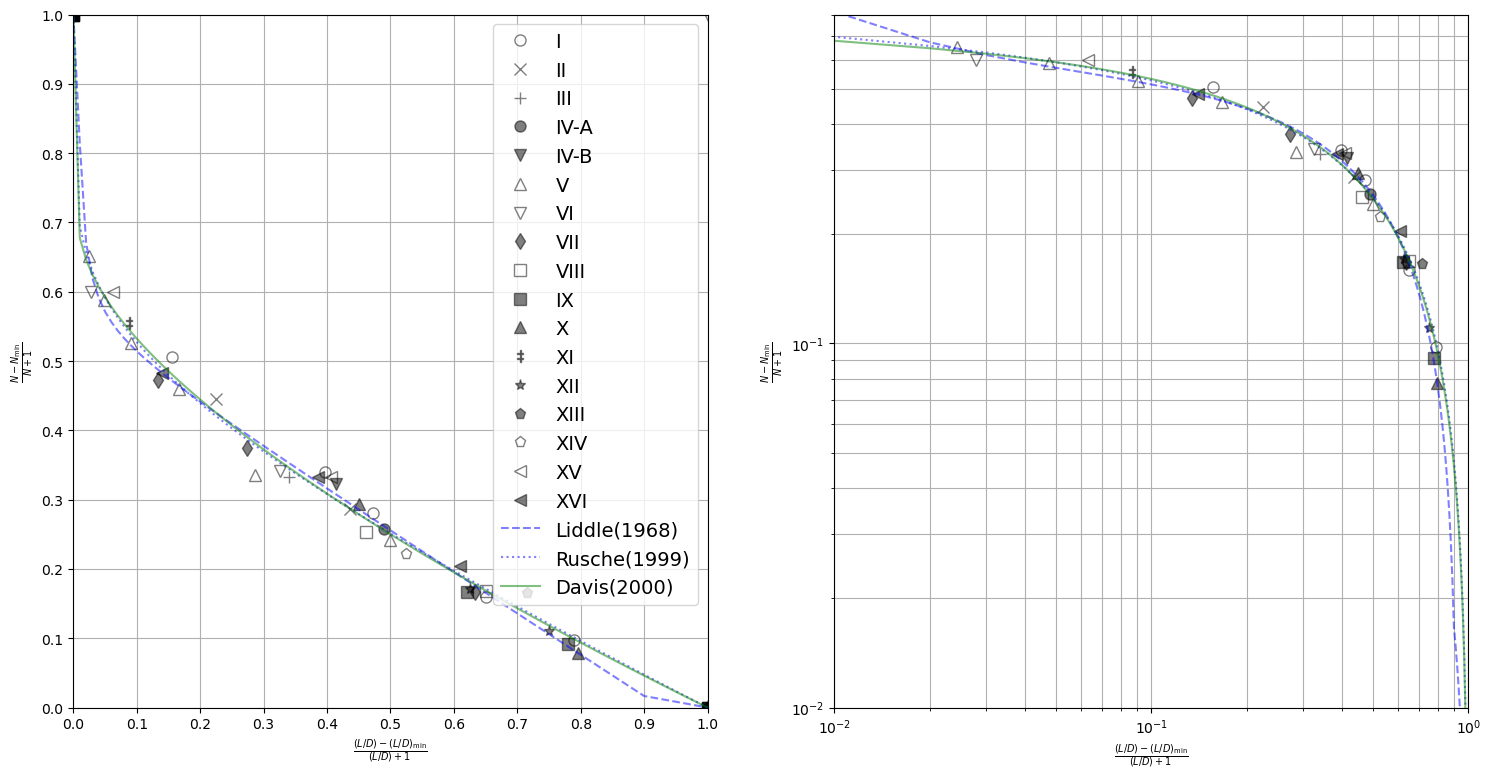

Write the Python code that produced this figure.
import json
import matplotlib.pyplot as plt
import numpy as np

def read_data(jfile):
    with open(jfile,'r') as f:
        return json.load(f)
    
def make_plot(jdict,**kwargs):
    fig,ax=plt.subplots(1,2,figsize=kwargs.get('figsize',(12,6)))
    lin,log=ax
    lin.set_xlim([0,1])
    lin.set_ylim([0,1])
    lin.set_xticks(np.linspace(0,1,11))
    lin.set_yticks(np.linspace(0,1,11))
    lin.set_xlabel(r'$'+jdict["x"]+r'$')
    lin.set_ylabel(r'$'+jdict["y"]+r'$')
    lin.grid()
    log.set_xscale('log')
    log.set_yscale('log')
    log.set_xlim([0.01,1])
    log.set_ylim([0.01,0.8])
    log.set_xlabel(r'$'+jdict["x"]+r'$')
    log.set_ylabel(r'$'+jdict["y"]+r'$')
    log.grid(True,which='both')
    
    for n,ds in jdict["datasets"].items():
        for en,expt in ds["experiments"].items():
            label=f'{n}'
            if len(ds["experiments"])>1:
                label+=f'-{en}'
            marker_style = dict(marker=expt["matplotlib"]["marker"],    
                                linestyle='', markersize=8,
                                # color='darkgrey',
                                markerfacecolor='black',
                                markerfacecoloralt='black',
                                markeredgecolor='black',
                                alpha=0.5,
                                fillstyle=expt["matplotlib"].get("fillstyle",'full'))
            lin.plot(expt["data"]["x"],expt["data"]["y"],label=label,**marker_style)
            log.plot(expt["data"]["x"],expt["data"]["y"],label=label,**marker_style)
    if 'fits' in kwargs:
        xdomain=np.linspace(0,1,101)
        fits=kwargs['fits']
        for fitname,fit in fits.items():
            func=fit['func']
            y=[]
            for x in xdomain:
                y.append(func(x))
            lin.plot(xdomain,y,fit['shortcode'],label=fit['label'],alpha=0.5)
            log.plot(xdomain,y,fit['shortcode'],label=fit['label'],alpha=0.5)
    lin.legend()
    plt.savefig(kwargs.get('outfile','gilliland.png'),bbox_inches='tight')
    plt.clf()

def Liddle(x):
    if 0<=x<0.01:
        return 1-18.5715*x
    elif 0.01<=x<0.9:
        return 0.545827-0.591422*x+0.002743/x
    elif 0.9<=x<=1:
        return 0.16595-0.16595*x
    else:
        return 0

def DavisP3(x):
    m=0.19
    return (1-0.32*x**m+1.7*x**(2*m))*(1-x**m)

def DavisRational(x):
    m=0.0031
    return (1-x**m)/(1-0.99*x**m)

def Rusche(x):
    return 1-0.37*x-0.63*x**0.16

if __name__=='__main__':
    jd=read_data('gilliland_data.json')
    fits={
        'Liddle':{'func':Liddle,'label':'Liddle(1968)','shortcode':'b--'},
        'Rusche':{'func':Rusche,'label':'Rusche(1999)','shortcode':'b:'},
        'DavisP3':{'func':DavisP3,'label':'Davis(2000)','shortcode':'g-'}
    }
    make_plot(jd,fits=fits)